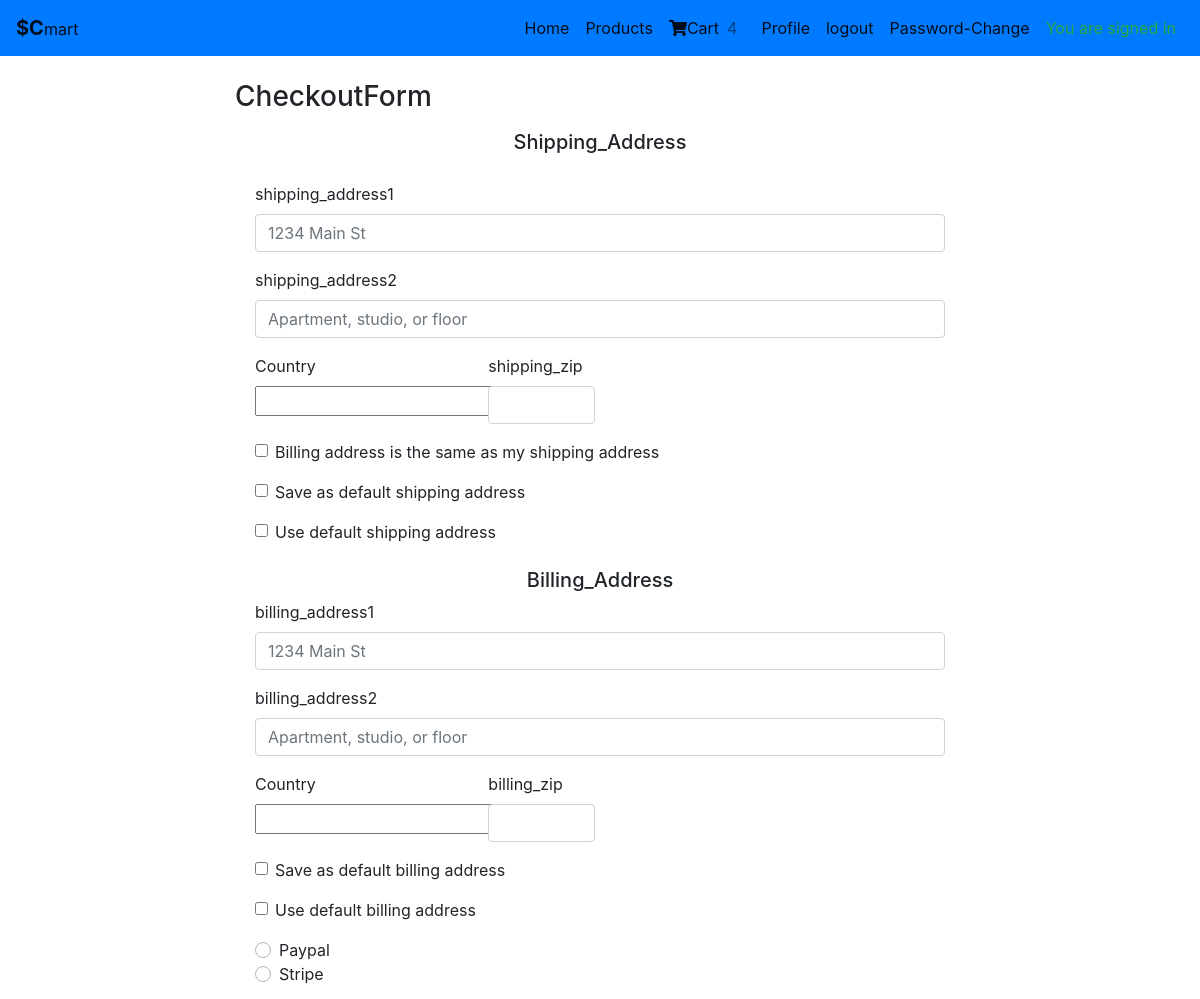
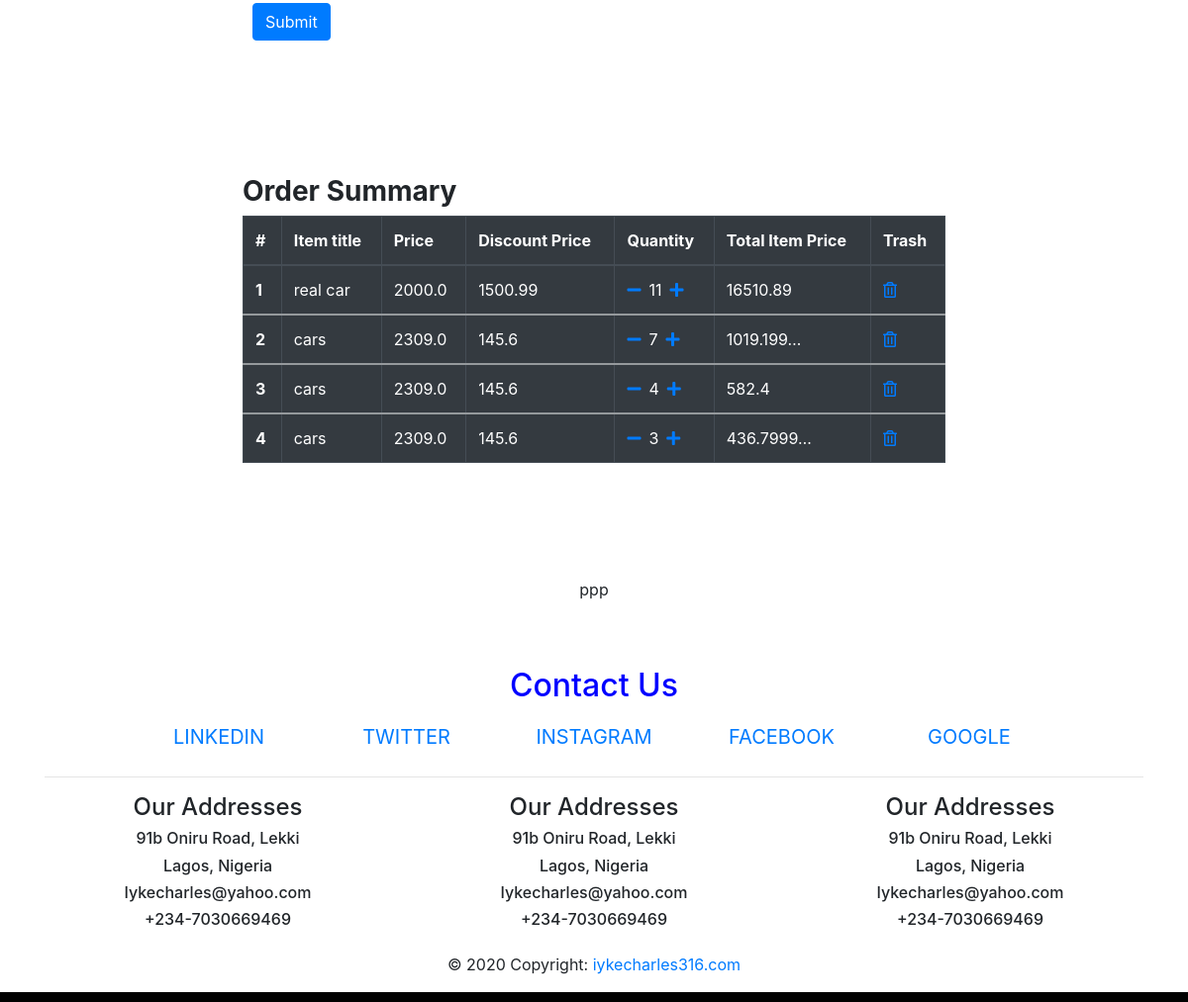
/checkoutView/ (signed in), run on the app's committed database (2 pictures, top to bottom).
### market/models.py (models this page shows, shortened)
class Order(models.Model):
    items = models.ManyToManyField(OrderItem)
    user = models.ForeignKey(User, on_delete=models.CASCADE)
    ref_code = models.CharField(max_length=20)
    shipping_address = models.ForeignKey("Address", related_name="shipping_address", on_delete=models.CASCADE)
    billing_address = models.ForeignKey("Address", related_name="billing_address", on_delete=models.CASCADE)
    coupon = models.ForeignKey("Coupon", on_delete=models.CASCADE)
    payment = models.ForeignKey("Payment", on_delete=models.CASCADE)
    refund_granted = models.BooleanField(default=False)
    refund_requested = models.BooleanField(default=False)
    being_delievered = models.BooleanField(default=False)
    ordered = models.BooleanField(default=False)
    recieved = models.BooleanField(default=False)
    start_date = models.DateTimeField(auto_now_add=True)
    ordered_date = models.DateTimeField()

class OrderItem(models.Model):
    quantity = models.IntegerField(default=1)
    item = models.ForeignKey(
        Item, on_delete=models.CASCADE, null=True, blank=True)
    ordered = models.BooleanField(default=False)
    user = models.ForeignKey(User, on_delete=models.CASCADE)
    def individual_discount_total(self):
        return self.quantity*self.item.discount_price

class Item(models.Model):
    title = models.CharField(max_length=15)
    description = models.TextField(max_length=300)
    image = models.ImageField(default="army_pakistan_hd-t2.jpg")
    price = models.FloatField()
    discount_price = models.FloatField()
    label = models.CharField(max_length=2, choices = LABEL_CATEGORY)
    sizes = models.CharField(max_length=3, choices = SIZE_CATEGORY)

### market/views.py (the view, shortened to what this page needs)
class CheckoutView(View):
    def get(self, *args, **kwargs):
        try:
            form = CheckoutForm()
            order = Order.objects.get(
                user=self.request.user,
                ordered=False
            )
            context = {
                "order": order,
                "form": form
            }
            shipping_address_qs = Address.objects.filter(
                user=self.request.user,
                address_type="S",
                default=True
            )
            if shipping_address_qs.exists():
                context.update({
                    "default_shipping_address": shipping_address_qs[0]
                })
            billing_address_qs = Address.objects.filter(
                user=self.request.user,
                address_type="B",
                default=True
            )
            if billing_address_qs.exists():
                context.update({
                    "default_billing_address": billing_address_qs[0]
                })
            return render(self.request, "market/checkout.html", context)
        except ObjectDoesNotExist:
            messages.success(self.request, f"carkes")
            return redirect("/checkout/")

### market/forms.py
class CheckoutForm(forms.Form):
    shipping_address1 = forms.CharField(required=False)
    shipping_address2 = forms.CharField(required=False)
    shipping_country = CountryField(blank_label='(select country)').formfield(
        required=False,
        widget=CountrySelectWidget(attrs={
            'class': 'custom-select d-block w-100',
        }))
    shipping_zip = forms.CharField(required=False)
    same_billing_address = forms.BooleanField(required=False)
    set_default_shipping = forms.BooleanField(required=False)
    use_default_shipping = forms.BooleanField(required=False)
    billing_address1 = forms.CharField(required=False)
    billing_address2 = forms.CharField(required=False)
    billing_country = CountryField(blank_label='(select country)').formfield(
        required=False,
        widget=CountrySelectWidget(attrs={
            'class': 'custom-select d-block w-100',
        }))
    billing_zip = forms.CharField(required=False)
    set_default_billing = forms.BooleanField(required=False)
    use_default_billing = forms.BooleanField(required=False)
    payment_type = forms.ChoiceField(
        widget=forms.RadioSelect, choices=PAYMENT_OPTIONS)

### market/templatetags/cart_template_tags.py (called while the page is built)
@register.filter
def cart_counter(user):
    if user.is_authenticated:
        qs = Order.objects.filter(user=user, ordered=False)
        if qs.exists():
            return qs[0].items.count()
    return 0

### market/templates/market/checkout.html (shortened to what this page needs)
{% extends "base.html" %}
{% block content %}
  <div class="container">
    <div class="row">
      <div class="col-8 offset-2">
        <h3 class="mt-4">CheckoutForm</h3>
        <h5 class="text-center mt-3">Shipping_Address</h5>
        <form method="POST" class="card-body">
          <div class="form-group">
            <label for="inputAddress">shipping_address1</label>
            <input type="text" class="form-control" id="shipping_address1" name="shipping_address1" placeholder="1234 Main St">
          </div>
          <div class="form-group">
            <label for="inputAddress2">shipping_address2</label>
            <input type="text" class="form-control" id="shipping_address2" name="shipping_address2" placeholder="Apartment, studio, or floor">
          </div>
          <div class="form-row">
            <div class="col-lg-4 col-md-12 mb-4">
              <label for="country">Country</label>
              {{ form.shipping_country }}
            </div>
            <div class="form-group col-md-2">
              <label for="inputZip">shipping_zip</label>
              <input type="text" class="form-control" id="shipping_zip" name="shipping_zip">
            </div>
          </div>
          <div class="form-group">
            <div class="form-check">
              <input class="form-check-input" type="checkbox" id="same_billing_address" name="same_billing_address">
              <label class="form-check-label" for="same_billing_address">
                Billing address is the same as my
                shipping address
              </label>
            </div>
          </div>
          <div class="form-group">
            <div class="form-check">
              <input class="form-check-input" type="checkbox" id="set_default_shipping" name="set_default_shipping" >
              <label class="form-check-label" for="set_default_shipping">
                Save as default shipping address
              </label>
            </div>
          </div>
          <div class="form-group">
            <div class="form-check">
              <input class="form-check-input" type="checkbox" id="use_default_shipping" name="use_default_shipping">
              <label class="form-check-label" for="use_default_shipping">
                Use default shipping address
              </label>
            </div>
          </div>
          <h5 class="text-center mt-4">Billing_Address</h5>
          <div class="form-group mt-2">
            <label for="inputAddress">billing_address1</label>
            <input type="text" class="form-control" id="billing_address1" name="billing_address1" placeholder="1234 Main St">
          </div>
          <div class="form-group">
            <label for="inputAddress2">billing_address2</label>
            <input type="text" class="form-control" id="billing_address2" name="billing_address2" placeholder="Apartment, studio, or floor">
          </div>
          <div class="form-row">
            <div class="col-lg-4 col-md-12 mb-4">
              <label for="country">Country</label>
              {{ form.billing_country }}
            </div>
            <div class="form-group col-md-2">
              <label for="inputZip">billing_zip</label>
              <input type="text" class="form-control" id="billing_zip" name="billing_zip">
            </div>
          </div>
          <div class="form-group">
            <div class="form-check">
              <input class="form-check-input" type="checkbox" id="set_default_billing" name="set_default_billing">
              <label class="form-check-label" for="set_default_billing">
                Save as default billing address
              </label>
            </div>
          </div>
          <div class="form-group">
            <div class="form-check">
              <input class="form-check-input" type="checkbox" id="use_default_billing" name="use_default_billing">
              <label class="form-check-label" for="use_default_billing">
                Use default billing address
              </label>
            </div>
          </div>
          <div class="d-block my-3">
            {% for value, name in form.fields.payment_type.choices %}
            <div class="custom-control custom-radio">
              <label class="custom-control-label" for="{{ name }}">{{ name }}</label>
            </div>
            {% endfor %}
          <button type="submit" class="btn btn-primary mt-3">Submit</button>
        </form>
      </div>
    </div>
  </div>
    <div class="container blue">
      <div class="row">
        <div class="col-8 offset-2 table1">
          <h3><strong>Order Summary</strong></h3>
          <table class="table table-hover table-dark table-bordered">
            <thead>
              <th scope="col">#</th>
              <th scope="col">Item title</th>
              <th scope="col">Price</th>
              <th scope="col">Discount Price</th>
              <th scope="col">Quantity</th>
              <th scope="col">Total Item Price</th>
              <th scope="col">Trash</th>
            </thead>
            {% for order_item in order.items.all %}
            <tbody>
              <tr>
                <th scope="row">{{ forloop.counter }}</th>
                <td>{{ order_item.item.title }}</td>
                <td>{{ order_item.item.price }}</td>
                <td>{{ order_item.item.discount_price }}</td>
                <td><a href="{% url 'remove_single_item_cart' order_item.item.id %}"><i
                      class="fas fa-minus mr-2"></i></a>{{ order_item.quantity }}<a
                    href="{% url 'add_to_cart' order_item.item.id %}"><i class="fas fa-plus ml-2"></i></a></td>
                <td>{% if order_item.item.discount_price %}
                  {{ order_item.individual_discount_total|truncatechars:9 }}
                  {% elif order_item.item.price %}
                  {{ order_item.individual_total }}
                  {% endif %}
                </td>
                <td><a href="{% url 'remove_from_cart' order_item.item.id %}"><i class="far fa-trash-alt"></i></a></td>
              </tr>
            </tbody>
            {% endfor %}
          </table>
        </div>
      </div>
    </div>
{% endblock %}

### templates/base.html (shortened to what this page needs)
{% load static %}
{% load cart_template_tags %}
<!DOCTYPE html>
<html lang="en">
<head>
  <link rel="stylesheet" href="https://stackpath.bootstrapcdn.com/bootstrap/4.4.1/css/bootstrap.min.css"
>
  <link rel="stylesheet" href="{% static 'market/style.css' %}">
  <link rel="stylesheet" href="{% static 'market/bootstrap.min.css' %}">
  <link rel="stylesheet" href="{% static 'market/fontawesome.min.css' %}">
  <link rel="stylesheet" href="https://use.fontawesome.com/releases/v5.11.2/css/all.css">
</head>
<body>
  <nav class="navbar navbar-expand-lg navbar-light bg-primary">
    <a class="navbar-brand" href="{% url 'market' %}"><strong>$C</strong><small>mart</small></a>
    <div class="collapse navbar-collapse navbar1" id="navbarSupportedContent">
      <ul class="navbar-nav ml-auto">
        <li class="nav-item active">
          <a class="nav-link" href="{% url 'market' %}">Home<span class="sr-only">(current)</span></a>
        </li>
        <li class="nav-item active">
          <a class="nav-link" href="#">Products<span class="sr-only">(current)</span></a>
        </li>
        <li class="nav-item active">
          <a class="nav-link" href="{% url 'order-summary' %}"><i class="fas fa-shopping-cart"></i>Cart<span class="text-black-50 ml-2 mr-2">{{ request.user|cart_counter }}</span></a>
        </li>
        {% if user.is_authenticated %}
        <li class="nav-item active">
          <a class="nav-link" href="{% url 'profile' %}">Profile<span class="sr-only">(current)</span></a>
        </li>
        <li class="nav-item active">
          <a class="nav-link" href="{% url 'logout' %}">logout<span class="sr-only">(current)</span></a>
        </li>
        <li class="nav-item active">
          <a class="nav-link" href="{% url 'password-reset' %}">Password-Change<span class="sr-only">(current)</span></a>
        </li>
        <li class="nav-item">
          <a class="nav-link disabled text-success" href="#">You are signed in</a>
        </li>
        {% endif %}
      </ul>
    </div>
  </nav>
  {% block content %}
  {% endblock %}
  <div class="container text-center">
    <div class="row">
      <div class="col-12">
        <p>ppp</p>
      </div>
    </div>
  </div>
</body>
</html>
{% include "market/footer.html" %}

### static/market/style.css (style rules this page uses)
body, html { background-color: black; }
.navbar1 { float: right; }
.table1 { margin-top: 100px; margin-bottom: 100px; }

### data on the page
OrderItem: item "real car", item.price "2000.0", item.discount_price "1500.99", quantity "11", individual_discount_total "16510.89"
OrderItem: item "cars", item.price "2309.0", item.discount_price "145.6", quantity "7", individual_discount_total "1019.199…"
OrderItem: item "cars", item.price "2309.0", item.discount_price "145.6", quantity "4", individual_discount_total "582.4"
OrderItem: item "cars", item.price "2309.0", item.discount_price "145.6", quantity "3", individual_discount_total "436.7999…"

### other printed values
{{ request.user|cart_counter }} "4"
{{ name }} "Paypal" "Stripe"
